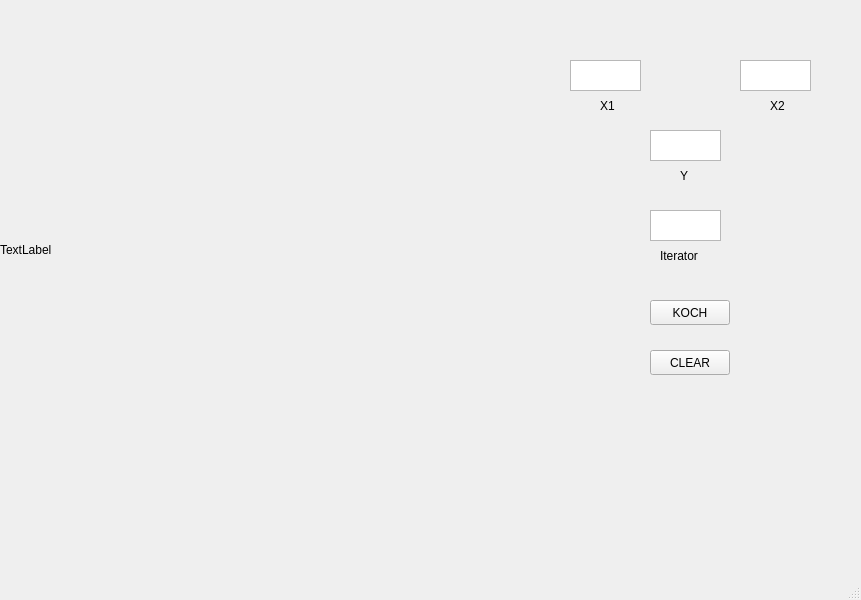
<?xml version="1.0" encoding="UTF-8"?>
<ui version="4.0">
 <class>MainWindow</class>
 <widget class="QMainWindow" name="MainWindow">
  <property name="geometry">
   <rect>
    <x>0</x>
    <y>0</y>
    <width>861</width>
    <height>600</height>
   </rect>
  </property>
  <property name="windowTitle">
   <string>MainWindow</string>
  </property>
  <widget class="QWidget" name="centralwidget">
   <widget class="QLabel" name="label">
    <property name="geometry">
     <rect>
      <x>0</x>
      <y>0</y>
      <width>500</width>
      <height>500</height>
     </rect>
    </property>
    <property name="text">
     <string>TextLabel</string>
    </property>
   </widget>
   <widget class="QPushButton" name="pushButton">
    <property name="geometry">
     <rect>
      <x>650</x>
      <y>350</y>
      <width>80</width>
      <height>25</height>
     </rect>
    </property>
    <property name="text">
     <string>CLEAR</string>
    </property>
   </widget>
   <widget class="QPushButton" name="pushButton_2">
    <property name="geometry">
     <rect>
      <x>650</x>
      <y>300</y>
      <width>80</width>
      <height>25</height>
     </rect>
    </property>
    <property name="text">
     <string>KOCH</string>
    </property>
   </widget>
   <widget class="QTextEdit" name="textEdit">
    <property name="geometry">
     <rect>
      <x>570</x>
      <y>60</y>
      <width>71</width>
      <height>31</height>
     </rect>
    </property>
   </widget>
   <widget class="QTextEdit" name="textEdit_2">
    <property name="geometry">
     <rect>
      <x>650</x>
      <y>130</y>
      <width>71</width>
      <height>31</height>
     </rect>
    </property>
   </widget>
   <widget class="QTextEdit" name="textEdit_3">
    <property name="geometry">
     <rect>
      <x>740</x>
      <y>60</y>
      <width>71</width>
      <height>31</height>
     </rect>
    </property>
   </widget>
   <widget class="QTextEdit" name="textEdit_5">
    <property name="geometry">
     <rect>
      <x>650</x>
      <y>210</y>
      <width>71</width>
      <height>31</height>
     </rect>
    </property>
   </widget>
   <widget class="QLabel" name="label_2">
    <property name="geometry">
     <rect>
      <x>600</x>
      <y>90</y>
      <width>31</width>
      <height>31</height>
     </rect>
    </property>
    <property name="font">
     <font>
      <pointsize>9</pointsize>
     </font>
    </property>
    <property name="text">
     <string>X1</string>
    </property>
   </widget>
   <widget class="QLabel" name="label_3">
    <property name="geometry">
     <rect>
      <x>770</x>
      <y>90</y>
      <width>31</width>
      <height>31</height>
     </rect>
    </property>
    <property name="font">
     <font>
      <pointsize>9</pointsize>
     </font>
    </property>
    <property name="text">
     <string>X2</string>
    </property>
   </widget>
   <widget class="QLabel" name="label_4">
    <property name="geometry">
     <rect>
      <x>680</x>
      <y>160</y>
      <width>31</width>
      <height>31</height>
     </rect>
    </property>
    <property name="font">
     <font>
      <pointsize>9</pointsize>
     </font>
    </property>
    <property name="text">
     <string>Y</string>
    </property>
   </widget>
   <widget class="QLabel" name="label_6">
    <property name="geometry">
     <rect>
      <x>660</x>
      <y>240</y>
      <width>61</width>
      <height>31</height>
     </rect>
    </property>
    <property name="font">
     <font>
      <pointsize>9</pointsize>
     </font>
    </property>
    <property name="text">
     <string>Iterator</string>
    </property>
   </widget>
  </widget>
  <widget class="QMenuBar" name="menubar">
   <property name="geometry">
    <rect>
     <x>0</x>
     <y>0</y>
     <width>861</width>
     <height>22</height>
    </rect>
   </property>
  </widget>
  <widget class="QStatusBar" name="statusbar"/>
 </widget>
 <resources/>
 <connections/>
</ui>
